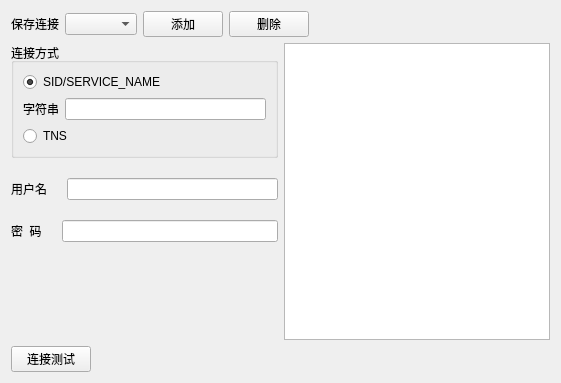
<?xml version="1.0" encoding="UTF-8"?>
<ui version="4.0">
 <class>ThirdWizardPage</class>
 <widget class="QWizardPage" name="ThirdWizardPage">
  <property name="geometry">
   <rect>
    <x>0</x>
    <y>0</y>
    <width>561</width>
    <height>383</height>
   </rect>
  </property>
  <property name="minimumSize">
   <size>
    <width>561</width>
    <height>383</height>
   </size>
  </property>
  <property name="maximumSize">
   <size>
    <width>561</width>
    <height>383</height>
   </size>
  </property>
  <property name="windowTitle">
   <string>WizardPage</string>
  </property>
  <layout class="QVBoxLayout" name="verticalLayout_3">
   <item>
    <layout class="QHBoxLayout" name="horizontalLayout">
     <item>
      <widget class="QLabel" name="label">
       <property name="text">
        <string>保存连接</string>
       </property>
      </widget>
     </item>
     <item>
      <widget class="QComboBox" name="comboBox"/>
     </item>
     <item>
      <widget class="QPushButton" name="pushButtonAdd">
       <property name="text">
        <string>添加</string>
       </property>
      </widget>
     </item>
     <item>
      <widget class="QPushButton" name="pushButtonDel">
       <property name="text">
        <string>删除</string>
       </property>
      </widget>
     </item>
     <item>
      <spacer name="horizontalSpacer">
       <property name="orientation">
        <enum>Qt::Horizontal</enum>
       </property>
       <property name="sizeHint" stdset="0">
        <size>
         <width>40</width>
         <height>20</height>
        </size>
       </property>
      </spacer>
     </item>
    </layout>
   </item>
   <item>
    <layout class="QHBoxLayout" name="horizontalLayout_6">
     <item>
      <layout class="QVBoxLayout" name="verticalLayout_2">
       <property name="spacing">
        <number>20</number>
       </property>
       <item>
        <widget class="QGroupBox" name="groupBox">
         <property name="title">
          <string>连接方式</string>
         </property>
         <layout class="QVBoxLayout" name="verticalLayout">
          <item>
           <widget class="QRadioButton" name="radioButton">
            <property name="text">
             <string>SID/SERVICE_NAME</string>
            </property>
            <property name="checked">
             <bool>true</bool>
            </property>
           </widget>
          </item>
          <item>
           <layout class="QHBoxLayout" name="horizontalLayout_2">
            <item>
             <widget class="QLabel" name="label_2">
              <property name="text">
               <string>字符串</string>
              </property>
             </widget>
            </item>
            <item>
             <widget class="QLineEdit" name="lineEditString"/>
            </item>
           </layout>
          </item>
          <item>
           <widget class="QRadioButton" name="radioButton_2">
            <property name="text">
             <string>TNS</string>
            </property>
           </widget>
          </item>
         </layout>
        </widget>
       </item>
       <item>
        <layout class="QHBoxLayout" name="horizontalLayout_4">
         <item>
          <widget class="QLabel" name="label_3">
           <property name="text">
            <string>用户名</string>
           </property>
          </widget>
         </item>
         <item>
          <widget class="QLineEdit" name="lineEditUserName"/>
         </item>
        </layout>
       </item>
       <item>
        <layout class="QHBoxLayout" name="horizontalLayout_5">
         <item>
          <widget class="QLabel" name="label_4">
           <property name="text">
            <string>密  码</string>
           </property>
          </widget>
         </item>
         <item>
          <widget class="QLineEdit" name="lineEditPassword">
           <property name="echoMode">
            <enum>QLineEdit::Password</enum>
           </property>
          </widget>
         </item>
        </layout>
       </item>
       <item>
        <spacer name="verticalSpacer">
         <property name="orientation">
          <enum>Qt::Vertical</enum>
         </property>
         <property name="sizeHint" stdset="0">
          <size>
           <width>20</width>
           <height>40</height>
          </size>
         </property>
        </spacer>
       </item>
      </layout>
     </item>
     <item>
      <widget class="QListView" name="listView"/>
     </item>
    </layout>
   </item>
   <item>
    <layout class="QHBoxLayout" name="horizontalLayout_3">
     <item>
      <widget class="QPushButton" name="pushButtonTest">
       <property name="text">
        <string>连接测试</string>
       </property>
      </widget>
     </item>
     <item>
      <spacer name="horizontalSpacer_2">
       <property name="orientation">
        <enum>Qt::Horizontal</enum>
       </property>
       <property name="sizeHint" stdset="0">
        <size>
         <width>40</width>
         <height>20</height>
        </size>
       </property>
      </spacer>
     </item>
    </layout>
   </item>
  </layout>
 </widget>
 <resources/>
 <connections/>
</ui>
